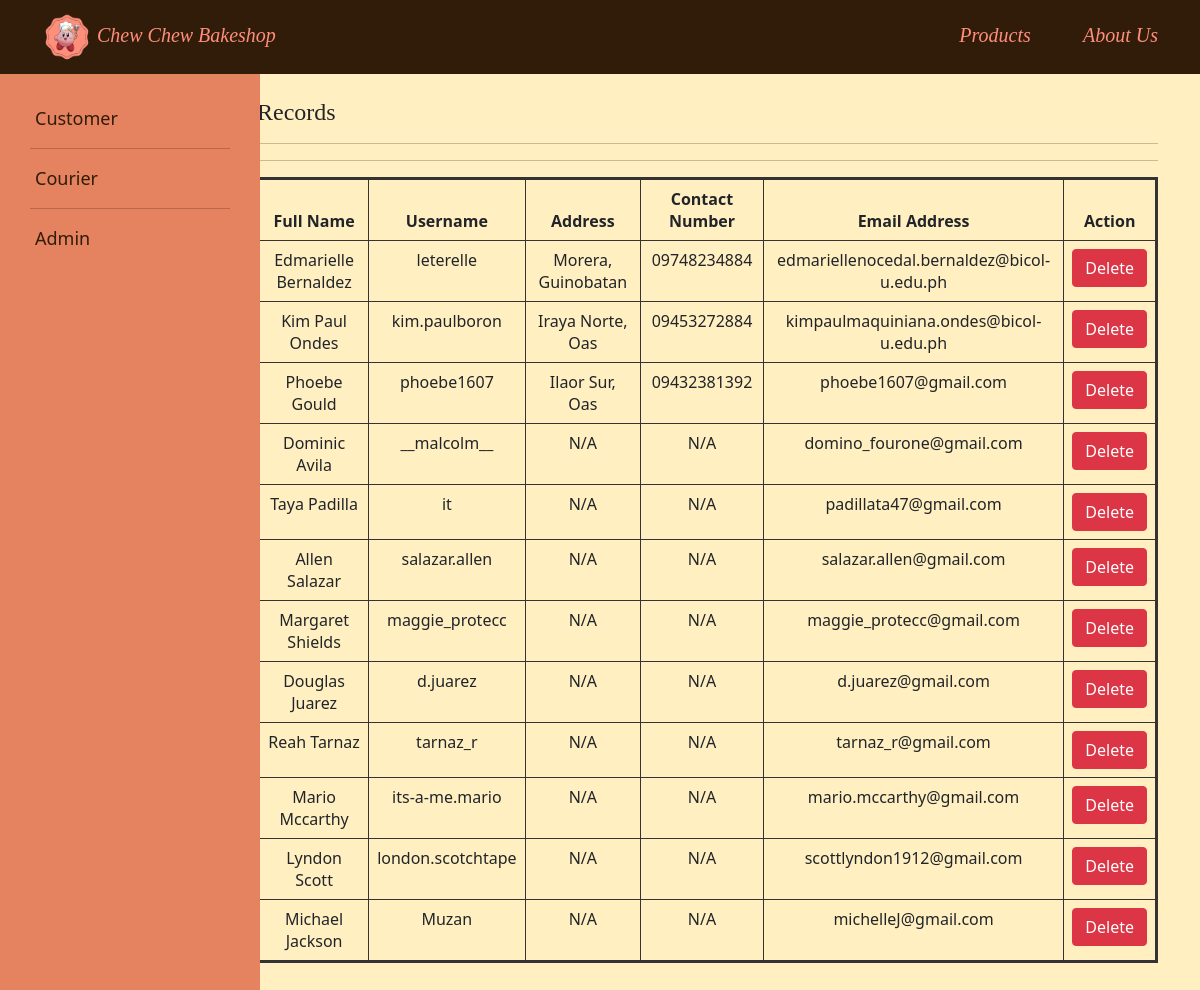
/user_index.php, run on an earlier commit of the app's database.
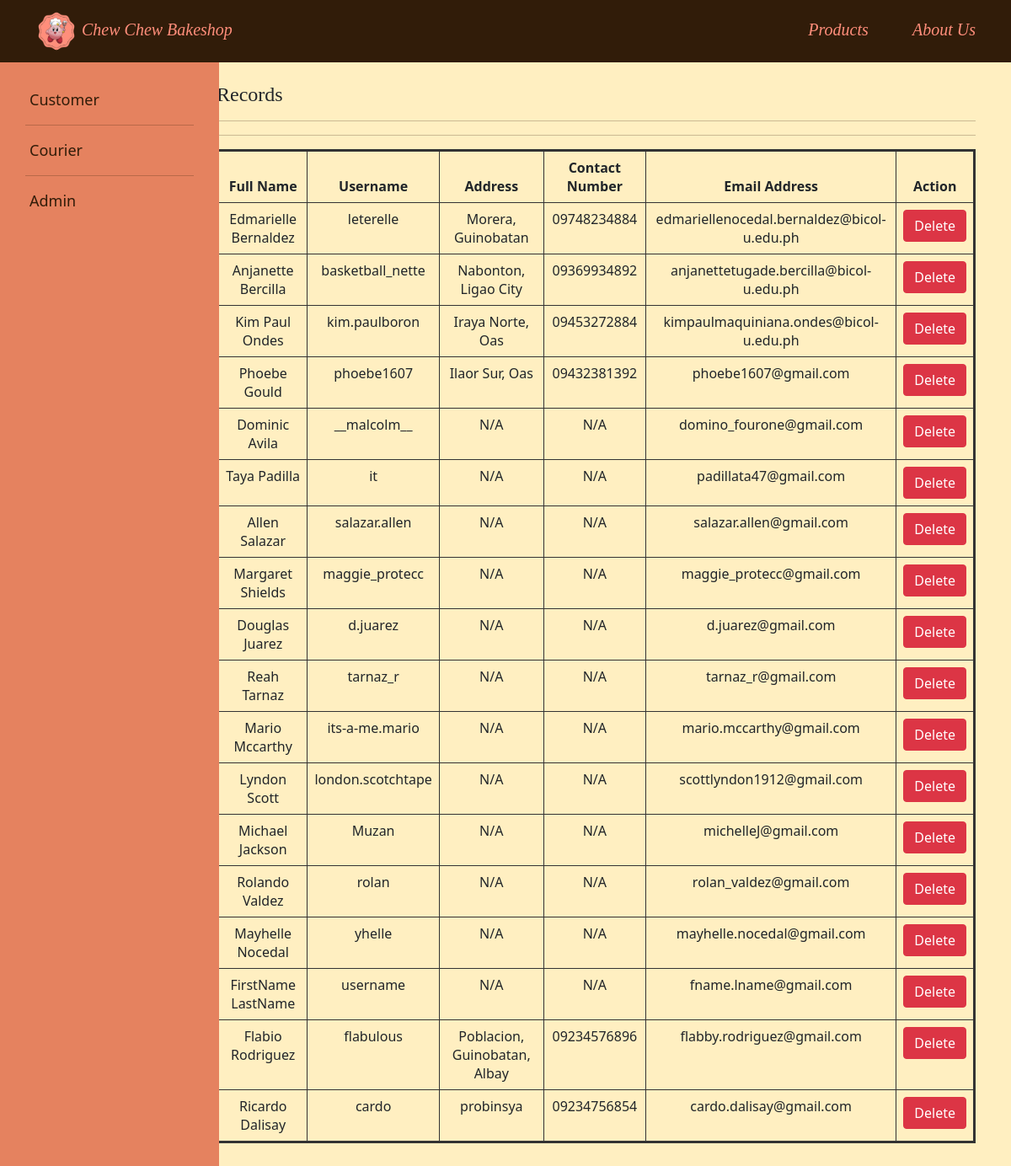
And on a later commit of the database.
### tables this page shows
CREATE TABLE `users` (
  `user_id` int(16) NOT NULL,
  `user_name` varchar(255) NOT NULL,
  `user_fullname` varchar(255) NOT NULL,
  `user_address` varchar(255) DEFAULT NULL,
  `user_contactno` varchar(11) DEFAULT NULL,
  `user_emailadd` varchar(255) NOT NULL,
  `user_pwdhash` varchar(255) NOT NULL,
  `user_type` char(1) NOT NULL DEFAULT 'C' COMMENT 'C = Customer / A = Admin / D = Delivery',
  `user_status` char(1) NOT NULL DEFAULT 'A' COMMENT 'A = Active / I = Inactive'
);

### sql_utilities.php (called while the page is built, shortened)
<?php
function query($conn, $sql, $params = array()){
        $stmt=mysqli_stmt_init($conn);
        if(mysqli_stmt_prepare($stmt, $sql)){
            $cnt_p = count($params);
            if(mysqli_stmt_execute($stmt)){
                 $resultData = mysqli_stmt_get_result($stmt);
                 if(!empty($resultData)){
                      $arr=array();
                      while($row = mysqli_fetch_assoc($resultData)){
                          array_push($arr,$row);
                      }
                      return $arr;
                 }
                  else{
                     return true;
                 }
            }
            else{
               return false;
            }
        }
        return false;
    }

### user_index.php (the view, shortened to what this page needs)
<html>
    <?php include_once "db_conn.php"; ?>
    <head>
        <link rel="stylesheet" href="css/bootstrap.css">
        <link rel="stylesheet" href="bootstrap-icons-1.9.1/bootstrap-icons.css">
        <link rel="stylesheet" href="ccb.css">
    </head>
    <body>
        <?php include_once "navbar.php"; ?>
        <div class="container pt-5">
            <div class="sidenav">
                <a href="user_index.php?customer">Customer</a>
                <hr>
                <a href="user_index.php?courier">Courier</a>
                <hr>
                <a href="user_index.php?admin">Admin</a>
            </div>
            <div class="main">
                <?php
                $filter ='';
                echo "
                    <h4 class='header'>" . $user . " Records</h4>";
                        $sql = "SELECT user_id,
                                       user_name,
                                       user_fullname,
                                       user_address,
                                       user_contactno,
                                       user_emailadd
                                FROM users
                                WHERE user_status = 'A'
                                  $filter";
                        $userlist = query($conn, $sql);
                        echo "<hr>";
                    ?>
                    <hr>
                    <table class='table table-bordered'
                           style='border: solid #333;'>
                        <thead>
                            <th>Full Name</th>
                            <th>Username</th>
                            <th>Address</th>
                            <th>Contact Number</th>
                            <th>Email Address</th>
                            <th>Action</th>
                        </thead>
                    <?php
                        foreach($userlist as $key => $row) {
                            $user_id = $row['user_id'];
                            $user_name = $row['user_name'];
                            $user_fullname = $row['user_fullname'];
                            $user_address = $row['user_address'];
                            $user_contactno = $row['user_contactno'];
                            $user_emailadd = $row['user_emailadd'];
                            if(null == $user_address) {
                                $user_address = "N/A";
                            }
                            if(null == $user_contactno) {
                                $user_contactno = "N/A";
                            }
                            echo "<tr>";
                                echo "<td>" . $user_fullname . "</td>";
                                echo "<td>" . $user_name . "</td>";
                                echo "<td>" . $user_address . "</td>";
                                echo "<td>" . $user_contactno . "</td>";
                                echo "<td>" . $user_emailadd . "</td>";
                                echo "<td> <a class='btn btn-danger' href='product_delete.php?item_id=". $user_id ."' > Delete </a> </td>";
                            echo "</tr>";
                        } ?>
                    </table>
            </div>
        </div>
    </body>
</html>

### navbar.php (shortened to what this page needs)
<?php
if(isset($_SESSION['user_id'])) {
    $type = $_SESSION['user_type'];
    switch ($type) {
        case "A":
            $home = "overview.php";
            $products = "product_index.php";
            $orders = "order_index.php?pending";
            break;
        case "D":
            $home = "dashboard.php";
            $orders = "delivery.php?deliver";
            break;
        case "C":
            $home = "home_page.php";
            $products = "products.php";
            $orders = "orders.php";
            break;
        default:
            $home = "landing_page.php";
            $products = "products.php";
    }
} else {
    $home = "landing_page.php";
    $products = "products.php";
}
?>
    <nav class="navbar">
        <div class="container">
            <a class="active"
               href="<?php echo $home; ?>">
                <img src="pics/CCB Logo.png"
                     width="50px"
                     height="50px"/>
                Chew Chew Bakeshop
            </a>
            <dl style="padding-top: 12px;">
                <?php
                if($_SESSION['user_type'] != 'D') {
                    echo "
                    <a href=" . $products . ">Products</a>";
                }
                if($_SESSION['user_type'] != 'A') {
                    echo "
                    <a class='ms-5'
                       href=about_us.php>About Us</a>";
                }
                ?>
            </dl>
        </div>
    </nav>

### ccb.css (style rules this page uses)
.navbar { background-color: #311C09; overflow: hidden; position: fixed; width: 100%; z-index: 99; }
.navbar a { color: #FF8E7B; font-family: Times New Roman; font-style: italic; text-decoration: none; font-size: 20px; }
body { background-color: #FFEFC1; }
.header { font-family: Bahnschrift SemiBold; }
th, td { text-align: center; }

### user_index.php (style rules this page uses)
.sidenav { height: 100%; width: 260px; position: fixed; z-index: 88; top: 0; left: 0; background-color: #E5825F; overflow-x: hidden; padding: 95px 30px 25px 30px; }
.sidenav a { text-decoration: none; margin: 10px 5px; font-size: 18px; color: #311C09; display: block; }
.main { margin-left: 215px; padding: 50px 0; right: 0; }
hr { color: #311C09; }

What changed in the data, as far as the page shows it:
now on this page (row edited): users: user_fullname "Anjanette Bercilla", user_name "basketball_nette", user_address "Nabonton, Ligao City", user_contactno "09369934892", user_emailadd "anjanettetugade.bercilla@bicol-u.edu.ph"
added users: user_fullname "Rolando Valdez", user_name "rolan", user_address "N/A", user_contactno "N/A", user_emailadd "rolan_valdez@gmail.com"
added users: user_fullname "Mayhelle Nocedal", user_name "yhelle", user_address "N/A", user_contactno "N/A", user_emailadd "mayhelle.nocedal@gmail.com"
added users: user_fullname "FirstName LastName", user_name "username", user_address "N/A", user_contactno "N/A", user_emailadd "fname.lname@gmail.com"
added users: user_fullname "Flabio Rodriguez", user_name "flabulous", user_address "Poblacion, Guinobatan, Albay", user_contactno "09234576896", user_emailadd "flabby.rodriguez@gmail.com"
added users: user_fullname "Ricardo Dalisay", user_name "cardo", user_address "probinsya", user_contactno "09234756854", user_emailadd "cardo.dalisay@gmail.com"
